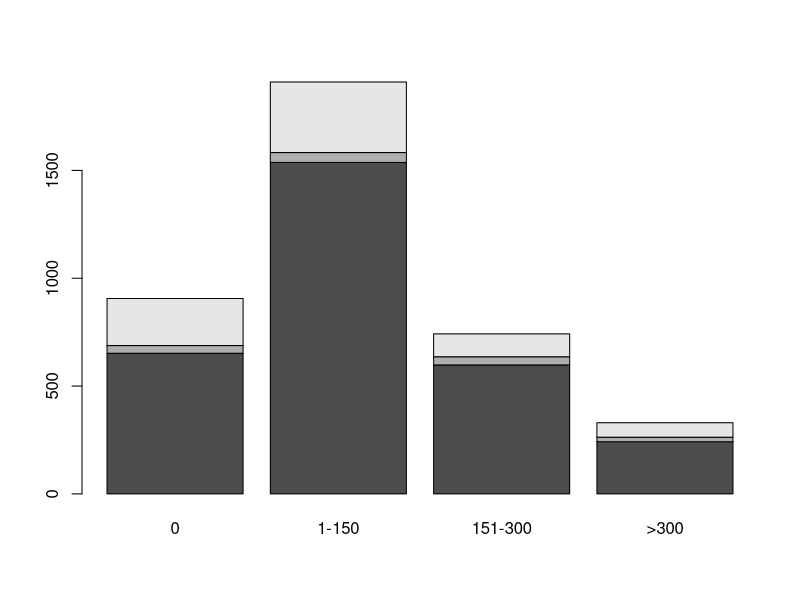
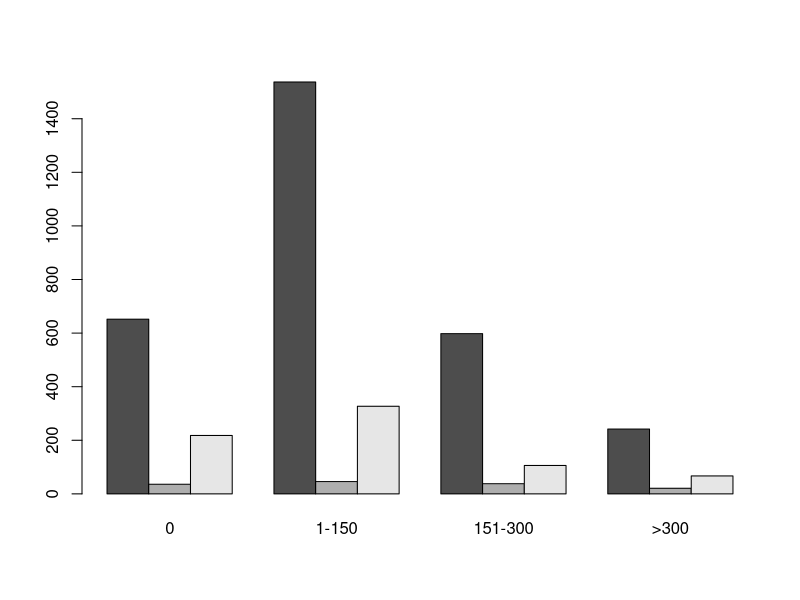
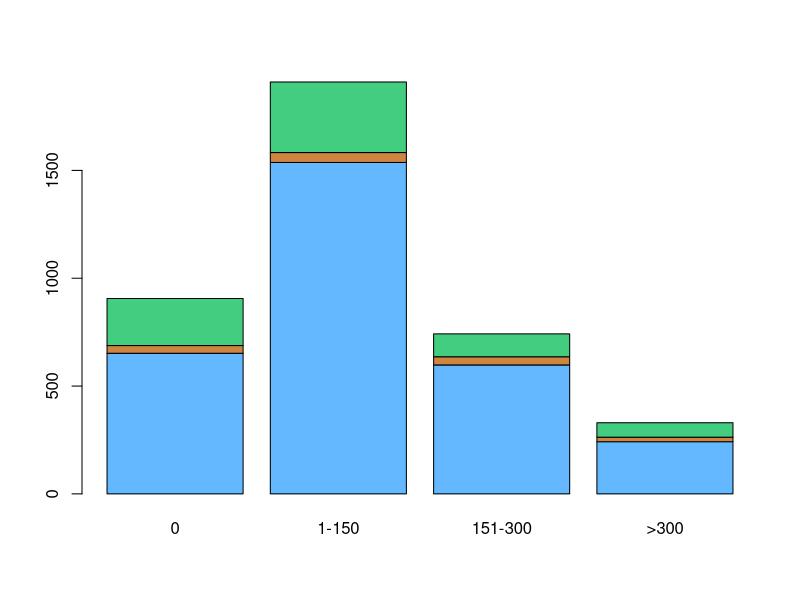
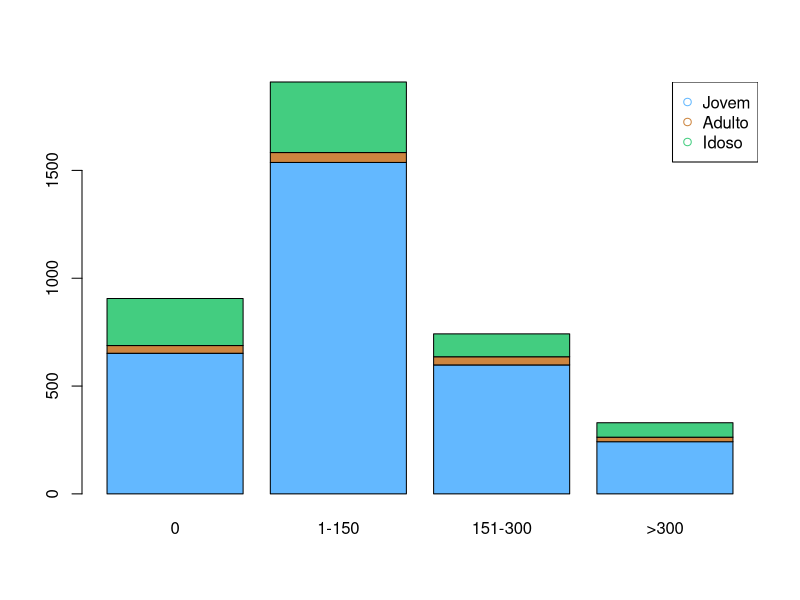
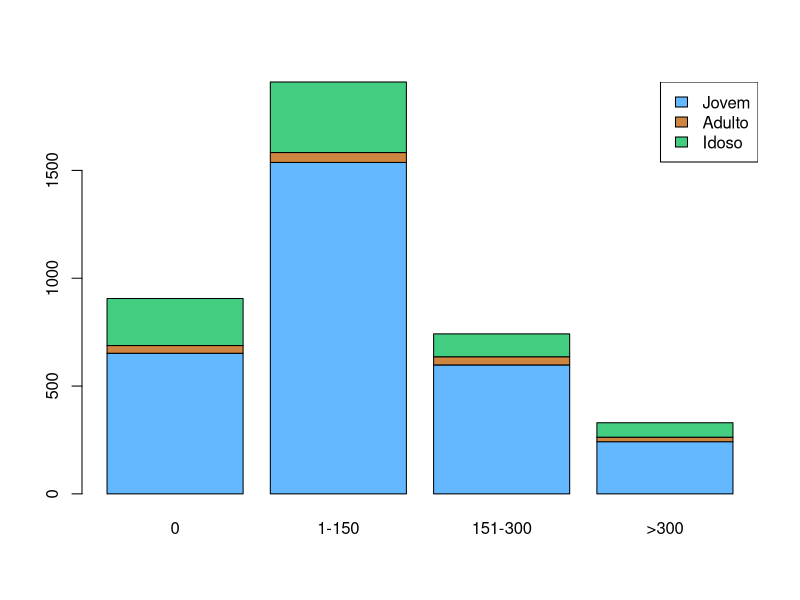
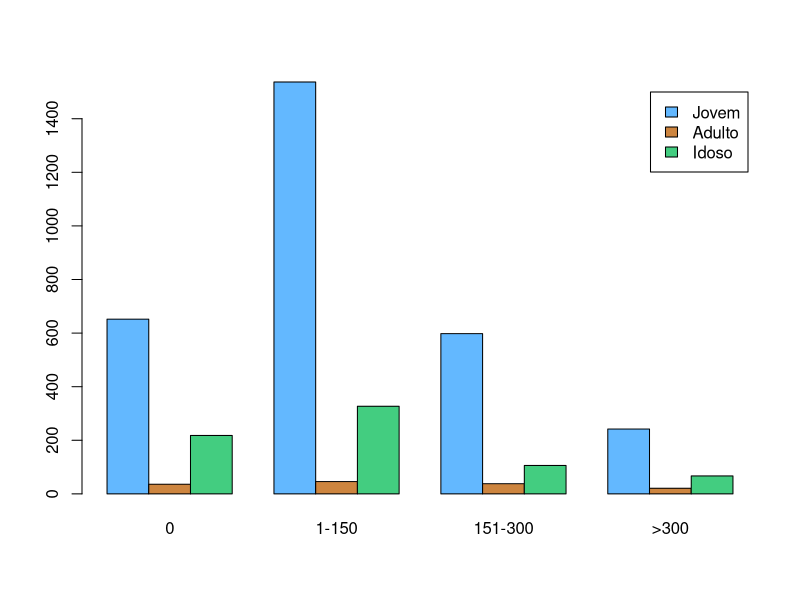
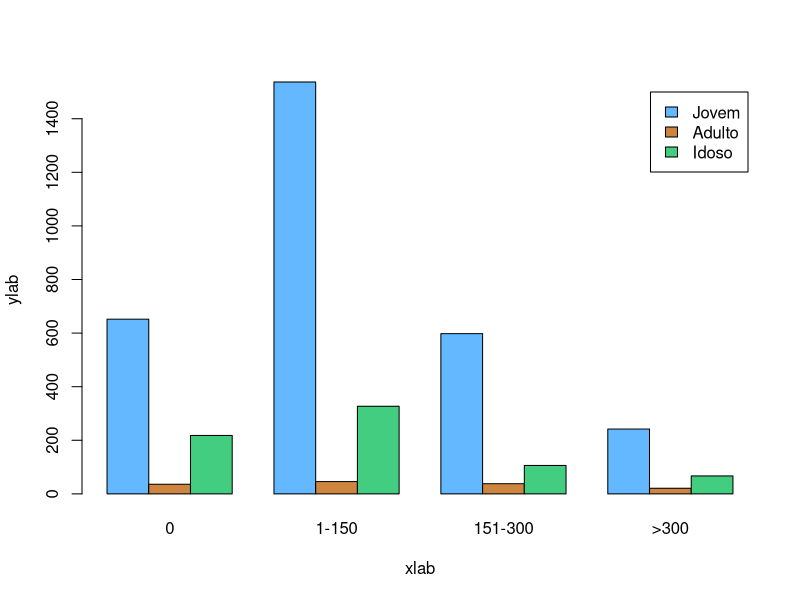
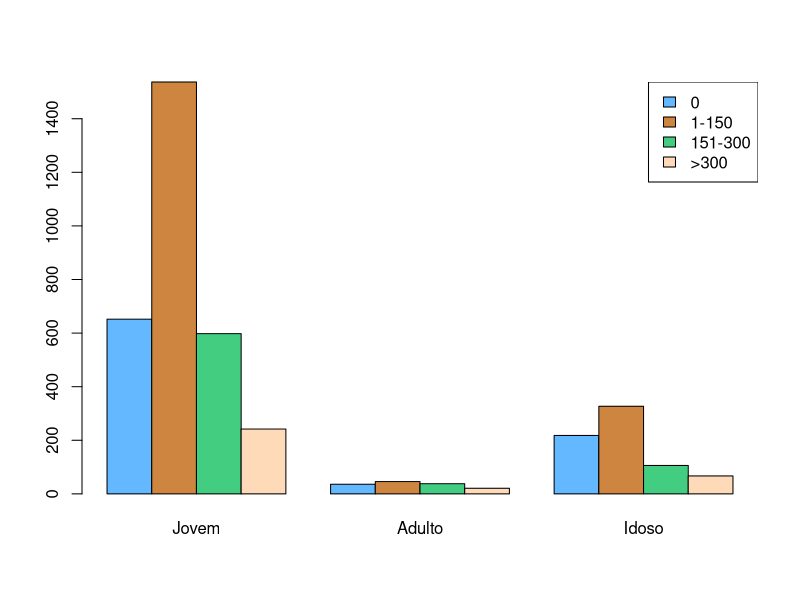

Source code (R) for these figures, in order:
# Gráficos em R - Bar Plots (Grafico de Barras)

# Configurando Diretório de Trabalho
setwd("C:/Users/Julia/Desktop/CienciaDeDados/1.Big-Data-Analytics-com-R-e-Microsoft-Azure-Machine-Learning/4.Linguagem-R-Graficos")
getwd()

# Eles representam informações através de barras retangulares horizontais ou verticais, onde a altura ou comprimento
# das barras é proporcional ao valor que está sendo representado. Cada barra representa uma categoria específica
# e a largura da barra pode ser ajustada de acordo com as preferências do usuário.

# Os gráficos de barra são frequentemente usados para visualizar contagens, frequências ou proporções de uma variável
# categórica em particular. Eles podem ser criados usando a função "barplot" no R. Além disso, as barras podem ser
# preenchidas com diferentes cores para representar diferentes categorias ou níveis de uma variável categórica.


?barplot


# Preparando os dados - exemplo com numero de casamentos em uma igreja de SP
dados <- matrix(c(652,1537,598,242,36,46,38,21,218,327,106,67),
                nrow = 3, ncol = 4, byrow = T)
dados

# Nomeando linhas e colunas da matriz acima
colnames(dados) <- c('0', '1-150', '151-300', '>300')
rownames(dados) <- c('Jovem', 'Adulto', 'Idoso')
dados
View(dados)


# Construindo o Barplot
barplot(dados)
barplot(dados, beside = T)


# Construindo o plot - Stacked Bar Plot (grafico de barras empilhado, onde cada barra contem informacao)
# As 3 faixas de idade sao representadas na mesma coluna para as diferentes quantidades
barplot(dados, col = c('steelblue1', 'tan3', 'seagreen3'))

# Colocando legenda

# Forma 1 (pch e o simbolo da legenda)
barplot(dados, col = c('steelblue1', 'tan3', 'seagreen3'))
legend('topright', legend = c('Jovem', 'Adulto', 'Idoso'),
       col = c('steelblue1', 'tan3', 'seagreen3'), pch = 1)

# Forma 2 (fill ja coloca um quadrado, nao precisa do pch)
barplot(dados, col = c('steelblue1', 'tan3', 'seagreen3'))
legend('topright', legend = rownames(dados), fill = c('steelblue1', 'tan3', 'seagreen3'))

# Forma 3 (colocando a legenda direto no barplot)
barplot(dados, col = c('steelblue1', 'tan3', 'seagreen3'),
        beside = T, legend.text = c('Jovem', 'Adulto', 'Idoso'))

# Forma 4 (colocando a legenda direto no barplot utilizando rownames)
barplot(dados, col = c('steelblue1', 'tan3', 'seagreen3'),
        beside = T, legend.text = rownames(dados),
        xlab = 'xlab', ylab = 'ylab')

# Com a Transposta da Matriz, invertemos as posicoes entre faixa etaria e faixa de quantidade
# funcao t() de transposta (convertemos linha em coluna e coluna em linha)
t(dados)

barplot(t(dados), beside = T, col = c('steelblue1', 'tan3', 'seagreen3', 'peachpuff1'))
legend('topright', legend = rownames(t(dados)), fill = c('steelblue1', 'tan3', 'seagreen3', 'peachpuff1'))


# *** Outros exemplos ***

# Grafico de barra que mostra o comprimento medio das petalas (em centimetros) por especie
# para as flores no conjunto de dados "iris". O grafico usa as cores definidas no vetor "cores" e inclui
# uma legenda que identifica cada espécie correspondente à cor correspondente.

# Carregar o conjunto de dados "iris"
data(iris)

# Criar um vetor de cores para o gráfico
cores <- c("#F8766D", "#00BA38", "#619CFF")

# Criar um gráfico de barra da média do comprimento das pétalas (Petal.Length) por espécie
barplot(tapply(iris$Petal.Length, iris$Species, mean),
        xlab = "Espécie", ylab = "Comprimento médio da pétala (cm)",
        main = "Comprimento médio da pétala por espécie (Petal.Length)",
        col = cores)

# Adicionar uma legenda
legend(0.15, 5, legend = levels(iris$Species), fill = cores)


# Exemplo 2

df_altura <- data.frame(altura = c(1.92, 1.68, 1.82, 1.55, 1.75, 1.61, 1.88, 1.60, 1.79, 1.59),
                        genero = rep(c('Homem', 'Mulher'), 5))
View(df_altura)

cores_altura <- c('blue', 'pink')

# Criar um gráfico de barra da média do comprimento de altura de homens x mulheres
# ylim modifica os valores do eixo Y

ylim <- c(0.0, 2.2)

media_homem <- tapply(df_altura$altura, df_altura$genero, mean)['Homem']
media_homem <- as.numeric(media_homem)
media_homem <- round(media_homem, 2)
media_homem

media_mulher <-  tapply(df_altura$altura, df_altura$genero, mean)['Mulher']
media_mulher <- as.numeric(media_mulher)
media_mulher <- round(media_mulher, 2)
media_mulher

barplot(tapply(df_altura$altura, df_altura$genero, mean),
        xlab = 'Genero', ylab = 'Altura media',
        main = 'Comprimento medio da altura por genero',
        col = cores_altura,
        ylim = ylim)

legend('topright', legend = c('Homem', 'Mulher'), fill = cores_altura, cex = 0.75)

text(x = 0.7, y = .9, labels = media_homem, col = 'white', cex = 2)
text(x = 1.9, y = .8, labels = media_mulher, col = 'white', cex = 2)

png('GraficoBarPlotAlturaMedia.png', width = 1500, height = 1000, res = 100)

dev.off() # fecha o dispositivo de graficos
  
